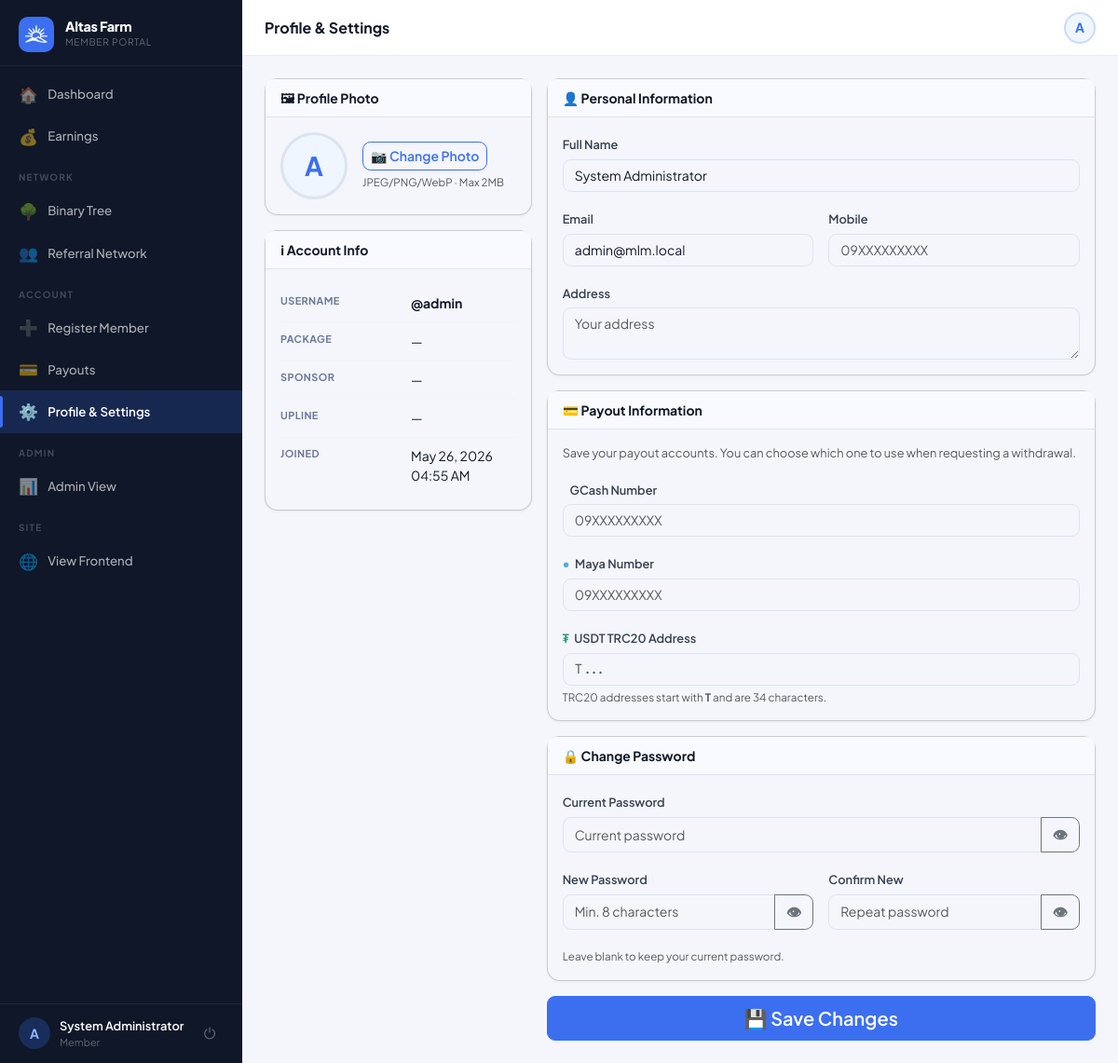
/?page=profile (signed in), run on the app's committed database.
### tables this page shows
CREATE TABLE settings (
  key_name   VARCHAR(80) NOT NULL PRIMARY KEY,
  value      TEXT        NOT NULL,
  updated_at TIMESTAMP DEFAULT CURRENT_TIMESTAMP ON UPDATE CURRENT_TIMESTAMP
);

CREATE TABLE users (
  id                INT UNSIGNED AUTO_INCREMENT PRIMARY KEY,
  username          VARCHAR(40)  NOT NULL UNIQUE,
  password_hash     VARCHAR(255) NOT NULL,
  role              ENUM('member','admin') NOT NULL DEFAULT 'member',
  package_id        INT UNSIGNED NULL,
  reg_code_id       INT UNSIGNED NULL,

   
  sponsor_id        INT UNSIGNED NULL,
  binary_parent_id  INT UNSIGNED NULL,
  binary_position   ENUM('left','right') NULL,

   
  left_count        INT UNSIGNED NOT NULL DEFAULT 0,
  right_count       INT UNSIGNED NOT NULL DEFAULT 0,
  pairs_paid        INT UNSIGNED NOT NULL DEFAULT 0,
  pairs_flushed     INT UNSIGNED NOT NULL DEFAULT 0,
  pairs_paid_today  INT UNSIGNED NOT NULL DEFAULT 0,   

   
  lifetime_earned       DECIMAL(14,2) NOT NULL DEFAULT 0.00,
  cap_status            ENUM('active','capped','perminact') NOT NULL DEFAULT 'active',
  capping_bypass        TINYINT(1)   NOT NULL DEFAULT 0,
  daily_cap_bypass      TINYINT(1)   NOT NULL DEFAULT 0,
  capped_at             TIMESTAMP NULL,
  last_reactivation_at  TIMESTAMP NULL,
  dfi_days_used         INT UNSIGNED NOT NULL DEFAULT 0,
  dfi_active            TINYINT(1)   NOT NULL DEFAULT 1,

   
  full_name         VARCHAR(120) NULL,
  email             VARCHAR(120) NULL,
  mobile            VARCHAR(20)  NULL,
  gcash_number      VARCHAR(20)  NULL,
  maya_number       VARCHAR(20)  NULL,
  usdt_address      VARCHAR(100) NULL,
  address           TEXT         NULL,
  photo             VARCHAR(200) NULL,

  ewallet_balance       DECIMAL(14,2) NOT NULL DEFAULT 0.00,
  withdrawable_balance  DECIMAL(14,2) NOT NULL DEFAULT 0.00,
  status                ENUM('active','suspended','pending') NOT NULL DEFAULT 'active',
  joined_at         TIMESTAMP DEFAULT CURRENT_TIMESTAMP,
  last_login        TIMESTAMP NULL,

  FOREIGN KEY (sponsor_id)       REFERENCES users(id) ON DELETE SET NULL,
  FOREIGN KEY (binary_parent_id) REFERENCES users(id) ON DELETE SET NULL,
  FOREIGN KEY (package_id)       REFERENCES packages(id) ON DELETE SET NULL
);

### views/member/profile.php (the view, shortened to what the rows shown need)
<?php require 'views/partials/head.php'; ?>
<?php require 'views/partials/sidebar_member.php'; ?>
<div class="main-content">
  <?php require 'views/partials/topbar.php'; ?>
  <div class="page-content">
    <form method="POST" action="<?= APP_URL ?>/?page=save_profile" enctype="multipart/form-data">
      <div class="row g-3">
        <div class="col-12 col-lg-4 d-flex flex-column gap-3">
          <div class="card">
            <div class="card-body d-flex align-items-center gap-3 flex-wrap">
              <div id="avatarWrap" style="width:72px;height:72px;border-radius:50%;overflow:hidden;background:var(--primary-light);display:flex;align-items:center;justify-content:center;font-size:1.75rem;font-weight:700;color:var(--primary);border:3px solid #dde3ef;flex-shrink:0;">
                <?php if ($user['photo']): ?><img id="photoPreview" src="<?= APP_URL ?>/uploads/<?= e($user['photo']) ?>" style="width:100%;height:100%;object-fit:cover;"><?php else: ?><span id="photoInitial"><?= strtoupper(substr($user['username'], 0, 1)) ?></span><?php endif; ?>
              </div>
            </div>
          </div>
          <div class="card">
            <div class="card-body">
              <table class="info-table">
                <tr>
                  <td><strong>@<?= e($user['username']) ?></strong></td>
                </tr>
                <tr>
                  <td>Joined</td>
                  <td><?= fmt_datetime($user['joined_at']) ?></td>
                </tr>
              </table>
            </div>
          </div>
        </div>
        <div class="col-12 col-lg-8 d-flex flex-column gap-3">
          <div class="card">
            <div class="card-body">
              <div class="mb-3"><label class="form-label">Full Name</label><input type="text" name="full_name" class="form-control" value="<?= e($user['full_name'] ?? '') ?>" placeholder="Your full name"></div>
              <div class="row g-3">
                <div class="col-md-6 mb-3"><label class="form-label">Email</label><input type="email" name="email" class="form-control" value="<?= e($user['email'] ?? '') ?>" placeholder="email@example.com"></div>
              </div>
            </div>
          </div>
        </div>
      </div>
    </form>
  </div>
</div>
<?php require 'views/partials/footer.php'; ?>

### views/partials/sidebar_member.php (shortened to what the rows shown need)
<?php
$cp      = current_page();
$user    = Auth::user();
$initial = strtoupper(substr($user['username'] ?? 'U', 0, 1));
$name    = $user['full_name'] ?: ('@' . $user['username']);
$view    = $_GET['view'] ?? '';
$nav = [
  ['page' => 'dashboard', 'icon' => '🏠', 'label' => 'Dashboard',        'pages' => ['dashboard']],
  ['page' => 'earnings',  'icon' => '💰', 'label' => 'Earnings',         'pages' => ['earnings']],
  'SEPARATOR:Network',
  ['page' => 'genealogy&view=binary',  'icon' => '🌳', 'label' => 'Binary Tree',      'pages' => ['genealogy'], 'view' => 'binary'],
  ['page' => 'genealogy&view=referral', 'icon' => '👥', 'label' => 'Referral Network', 'pages' => ['genealogy'], 'view' => 'referral'],
  'SEPARATOR:Account',
  ['page' => 'register&sponsor=' . $user['username'], 'icon' => '➕', 'label' => 'Register Member', 'pages' => ['register']],
  ['page' => 'payout',  'icon' => '💳', 'label' => 'Payouts',   'pages' => ['payout']],
  ['page' => 'profile', 'icon' => '⚙️', 'label' => 'Profile & Settings', 'pages' => ['profile']],
];
if (Auth::isAdmin()) {
  $nav[] = 'SEPARATOR:Admin';
  $nav[] = ['page' => 'admin', 'icon' => '📊', 'label' => 'Admin View', 'pages' => []];
}
$nav[] = 'SEPARATOR:Site';
$nav[] = ['page' => '__frontend__', 'icon' => '🌐', 'label' => 'View Frontend', 'pages' => []];
function renderSidebarNav($nav, $cp, $user, $view, $initial, $name)
{ ?>
  <div class="sidebar-brand">
    <div>
      <div class="brand-name"><?= e(setting('site_name', APP_NAME)) ?></div>
      <div class="brand-sub">Member Portal</div>
    </div>
  </div>
  <div class="sidebar-footer">
    <div class="sidebar-user">
      <div class="user-avatar">
        <?php if (!empty($user['photo'])): ?>
          <img src="<?= APP_URL ?>/uploads/<?= e($user['photo']) ?>" alt="">
        <?php else: ?>
          <?= $initial ?>
        <?php endif; ?>
      </div>
      <div class="user-info">
        <div class="user-name"><?= e($name) ?></div>
        <div class="user-role"><?= e($user['package_name'] ?? 'Member') ?></div>
      </div>
      <a href="<?= APP_URL ?>/?page=logout" class="sidebar-logout" title="Log out">⏻</a>
    </div>
  </div>
<?php } ?>
<div class="sidebar d-none d-lg-flex flex-column">
  <?php renderSidebarNav($nav, $cp, $user, $view, $initial, $name); ?>
</div>

### views/partials/topbar.php (shortened to what the rows shown need)
<?php
if (isset($_GET['page']) && $_GET['page'] === 'admin_user_view' && !empty($_GET['id']) && Auth::isAdmin()) {
  $user = getUserById((int)$_GET['id']);
  if (!$user) {
    flash('error', 'User not found.');
    redirect('/?page=admin_users');
  }
} else {
  $user = Auth::user();
}
$initials      = strtoupper(substr($user['username'] ?? 'U', 0, 1));
?>
<div class="topbar-wrapper no-print">
  <div class="d-flex align-items-center gap-2">
    <a href="<?= APP_URL ?>/?page=<?= Auth::isAdmin() ? 'admin' : 'profile' ?>"
      class="topbar-avatar" title="<?= e($user['username'] ?? '') ?>">
      <?php if (!empty($user['photo'])): ?>
        <img src="<?= APP_URL ?>/uploads/<?= e($user['photo']) ?>" alt="">
      <?php else: ?>
        <?= $initials ?>
      <?php endif; ?>
    </a>
  </div>
</div>

### data on the page
settings: value "Altas Farm"
users: username "A", full_name "System Administrator", username "admin", joined_at "May 26, 2026 04:55 AM", email "admin@mlm.local"

### other printed values
$item['icon'] "🏠"
$item['label'] "Dashboard"
$item['icon'] "💰"
$item['label'] "Earnings"
substr($item, 10) "NETWORK"
$item['icon'] "🌳"
$item['label'] "Binary Tree"
$item['icon'] "👥"
$item['label'] "Referral Network"
substr($item, 10) "ACCOUNT"
$item['icon'] "➕"
$item['label'] "Register Member"
$item['icon'] "💳"
$item['label'] "Payouts"
$item['icon'] "⚙️"
